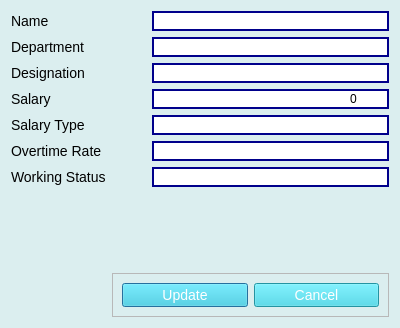
<?xml version="1.0" encoding="UTF-8"?>
<ui version="4.0">
 <class>Dialog</class>
 <widget class="QDialog" name="Dialog">
  <property name="geometry">
   <rect>
    <x>0</x>
    <y>0</y>
    <width>400</width>
    <height>328</height>
   </rect>
  </property>
  <property name="windowTitle">
   <string>Dialog</string>
  </property>
  <property name="styleSheet">
   <string notr="true">QDialog{
background-color: rgb(219, 238, 239);
font-family:&quot;Segoe UI&quot;;
font-size:14px;
}

QLabel{
font-size:14px;
font-family:&quot;Segoe UI&quot;;

}

QLineEdit {
    border-width: 2px;
    border-style: solid;
    border-color: darkblue;
	margin-left:40px;
}

QPushButton{
background-color:rgb(50, 207, 227);
color:white;
font-size:14px;
font-family:&quot;Segoe UI&quot;;
}

</string>
  </property>
  <layout class="QFormLayout" name="formLayout">
   <item row="0" column="0">
    <widget class="QLabel" name="nameLabel">
     <property name="text">
      <string>Name</string>
     </property>
    </widget>
   </item>
   <item row="0" column="1">
    <widget class="QLineEdit" name="nameLineEdit"/>
   </item>
   <item row="2" column="0">
    <widget class="QLabel" name="departmentLabel">
     <property name="text">
      <string>Department</string>
     </property>
    </widget>
   </item>
   <item row="2" column="1">
    <widget class="QLineEdit" name="departmentLineEdit">
     <property name="inputMethodHints">
      <set>Qt::ImhNone</set>
     </property>
     <property name="inputMask">
      <string/>
     </property>
    </widget>
   </item>
   <item row="4" column="0">
    <widget class="QLabel" name="designationLabel">
     <property name="text">
      <string>Designation</string>
     </property>
    </widget>
   </item>
   <item row="4" column="1">
    <widget class="QLineEdit" name="designationLineEdit"/>
   </item>
   <item row="6" column="0">
    <widget class="QLabel" name="salaryLabel">
     <property name="text">
      <string>Salary</string>
     </property>
    </widget>
   </item>
   <item row="6" column="1">
    <widget class="QLineEdit" name="salaryLineEdit">
     <property name="inputMethodHints">
      <set>Qt::ImhDigitsOnly|Qt::ImhPreferNumbers</set>
     </property>
     <property name="inputMask">
      <string>000000000</string>
     </property>
     <property name="text">
      <string>0</string>
     </property>
     <property name="alignment">
      <set>Qt::AlignRight|Qt::AlignTrailing|Qt::AlignVCenter</set>
     </property>
    </widget>
   </item>
   <item row="7" column="0">
    <widget class="QLabel" name="salarytypeLabel">
     <property name="text">
      <string>Salary Type</string>
     </property>
    </widget>
   </item>
   <item row="7" column="1">
    <widget class="QLineEdit" name="salarytypeLineEdit"/>
   </item>
   <item row="8" column="0">
    <widget class="QLabel" name="overtimeLabel">
     <property name="text">
      <string>Overtime Rate</string>
     </property>
    </widget>
   </item>
   <item row="8" column="1">
    <widget class="QLineEdit" name="overtimeLineEdit">
     <property name="alignment">
      <set>Qt::AlignRight|Qt::AlignTrailing|Qt::AlignVCenter</set>
     </property>
    </widget>
   </item>
   <item row="9" column="0">
    <widget class="QLabel" name="workingLabel">
     <property name="text">
      <string>Working Status</string>
     </property>
    </widget>
   </item>
   <item row="9" column="1">
    <widget class="QLineEdit" name="workingLineEdit"/>
   </item>
   <item row="10" column="0">
    <spacer name="verticalSpacer">
     <property name="orientation">
      <enum>Qt::Vertical</enum>
     </property>
     <property name="sizeType">
      <enum>QSizePolicy::Expanding</enum>
     </property>
     <property name="sizeHint" stdset="0">
      <size>
       <width>20</width>
       <height>64</height>
      </size>
     </property>
    </spacer>
   </item>
   <item row="11" column="1">
    <widget class="QFrame" name="frame">
     <property name="frameShape">
      <enum>QFrame::StyledPanel</enum>
     </property>
     <property name="frameShadow">
      <enum>QFrame::Raised</enum>
     </property>
     <layout class="QHBoxLayout" name="horizontalLayout">
      <item>
       <widget class="QPushButton" name="updatePushButton">
        <property name="text">
         <string>Update</string>
        </property>
       </widget>
      </item>
      <item>
       <widget class="QPushButton" name="cancelPushButton">
        <property name="text">
         <string>Cancel</string>
        </property>
       </widget>
      </item>
     </layout>
    </widget>
   </item>
  </layout>
 </widget>
 <tabstops>
  <tabstop>nameLineEdit</tabstop>
  <tabstop>departmentLineEdit</tabstop>
  <tabstop>designationLineEdit</tabstop>
  <tabstop>salaryLineEdit</tabstop>
  <tabstop>salarytypeLineEdit</tabstop>
  <tabstop>overtimeLineEdit</tabstop>
  <tabstop>workingLineEdit</tabstop>
 </tabstops>
 <resources/>
 <connections>
  <connection>
   <sender>nameLineEdit</sender>
   <signal>returnPressed()</signal>
   <receiver>departmentLineEdit</receiver>
   <slot>setFocus()</slot>
   <hints>
    <hint type="sourcelabel">
     <x>167</x>
     <y>20</y>
    </hint>
    <hint type="destinationlabel">
     <x>155</x>
     <y>53</y>
    </hint>
   </hints>
  </connection>
  <connection>
   <sender>departmentLineEdit</sender>
   <signal>returnPressed()</signal>
   <receiver>designationLineEdit</receiver>
   <slot>setFocus()</slot>
   <hints>
    <hint type="sourcelabel">
     <x>202</x>
     <y>49</y>
    </hint>
    <hint type="destinationlabel">
     <x>200</x>
     <y>85</y>
    </hint>
   </hints>
  </connection>
  <connection>
   <sender>designationLineEdit</sender>
   <signal>returnPressed()</signal>
   <receiver>salaryLineEdit</receiver>
   <slot>setFocus()</slot>
   <hints>
    <hint type="sourcelabel">
     <x>238</x>
     <y>84</y>
    </hint>
    <hint type="destinationlabel">
     <x>234</x>
     <y>118</y>
    </hint>
   </hints>
  </connection>
  <connection>
   <sender>salaryLineEdit</sender>
   <signal>returnPressed()</signal>
   <receiver>salarytypeLineEdit</receiver>
   <slot>setFocus()</slot>
   <hints>
    <hint type="sourcelabel">
     <x>91</x>
     <y>111</y>
    </hint>
    <hint type="destinationlabel">
     <x>89</x>
     <y>148</y>
    </hint>
   </hints>
  </connection>
  <connection>
   <sender>salarytypeLineEdit</sender>
   <signal>returnPressed()</signal>
   <receiver>overtimeLineEdit</receiver>
   <slot>setFocus()</slot>
   <hints>
    <hint type="sourcelabel">
     <x>127</x>
     <y>141</y>
    </hint>
    <hint type="destinationlabel">
     <x>128</x>
     <y>163</y>
    </hint>
   </hints>
  </connection>
  <connection>
   <sender>overtimeLineEdit</sender>
   <signal>returnPressed()</signal>
   <receiver>workingLineEdit</receiver>
   <slot>setFocus()</slot>
   <hints>
    <hint type="sourcelabel">
     <x>166</x>
     <y>168</y>
    </hint>
    <hint type="destinationlabel">
     <x>165</x>
     <y>193</y>
    </hint>
   </hints>
  </connection>
  <connection>
   <sender>workingLineEdit</sender>
   <signal>returnPressed()</signal>
   <receiver>Dialog</receiver>
   <slot>accept()</slot>
   <hints>
    <hint type="sourcelabel">
     <x>249</x>
     <y>192</y>
    </hint>
    <hint type="destinationlabel">
     <x>199</x>
     <y>163</y>
    </hint>
   </hints>
  </connection>
  <connection>
   <sender>cancelPushButton</sender>
   <signal>clicked()</signal>
   <receiver>Dialog</receiver>
   <slot>reject()</slot>
   <hints>
    <hint type="sourcelabel">
     <x>316</x>
     <y>295</y>
    </hint>
    <hint type="destinationlabel">
     <x>199</x>
     <y>163</y>
    </hint>
   </hints>
  </connection>
  <connection>
   <sender>updatePushButton</sender>
   <signal>pressed()</signal>
   <receiver>Dialog</receiver>
   <slot>close()</slot>
   <hints>
    <hint type="sourcelabel">
     <x>182</x>
     <y>295</y>
    </hint>
    <hint type="destinationlabel">
     <x>199</x>
     <y>163</y>
    </hint>
   </hints>
  </connection>
 </connections>
</ui>
